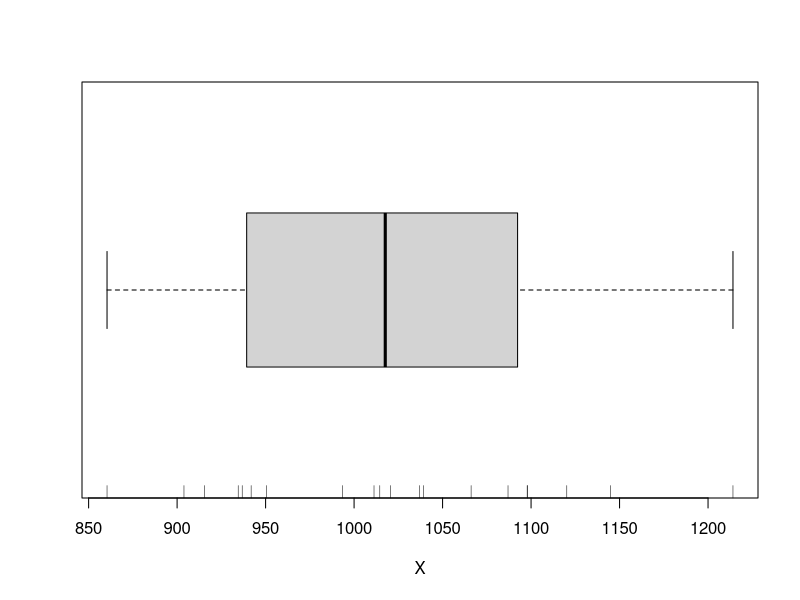

Here is the R script that generated this plot:
x = c(903.88, 1036.92, 1098.04, 1011.26, 1020.70, 915.38, 1014.53, 1097.79, 934.52, 1214.08, 993.45, 1120.19, 860.41, 1039.19, 950.38, 941.83, 936.78, 1086.98, 1144.94, 1066.12)

summary(x)

boxplot(x, horizontal = TRUE, xlab = "X")
rug(x)
